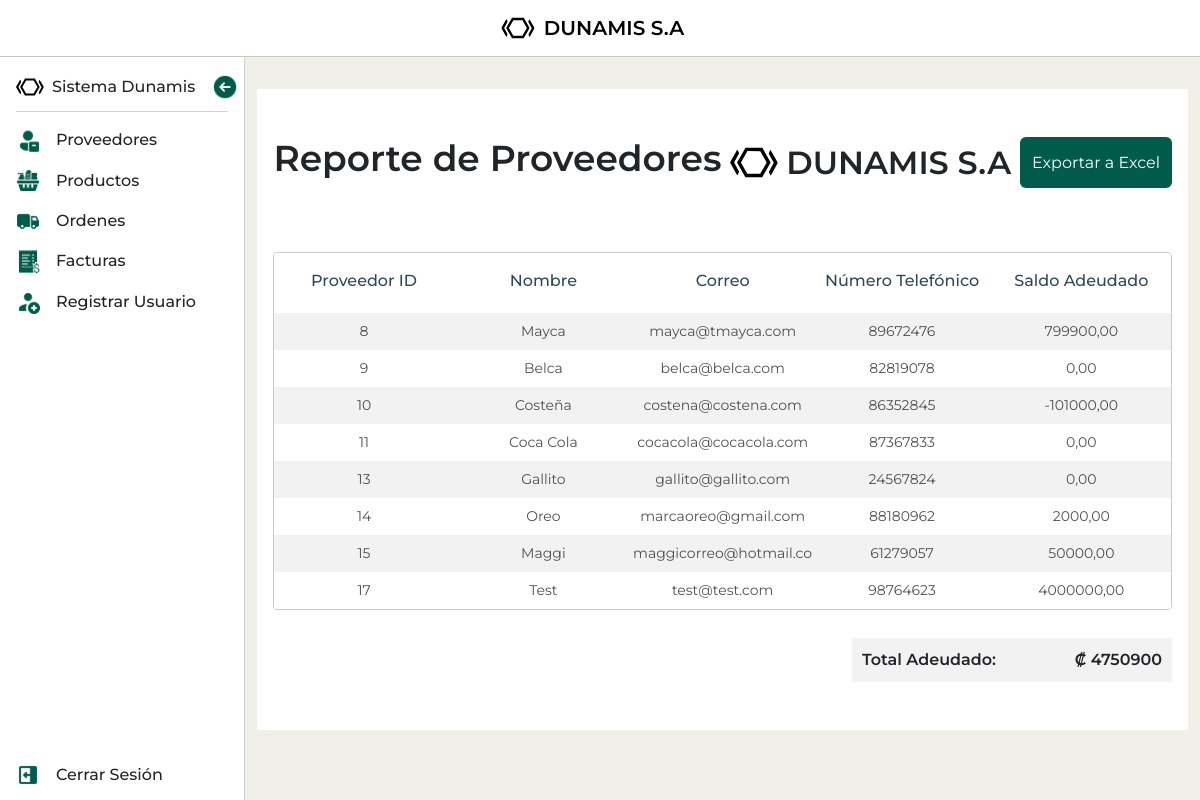
Page /proveedores/reporte/ (signed in) on the earlier database version.
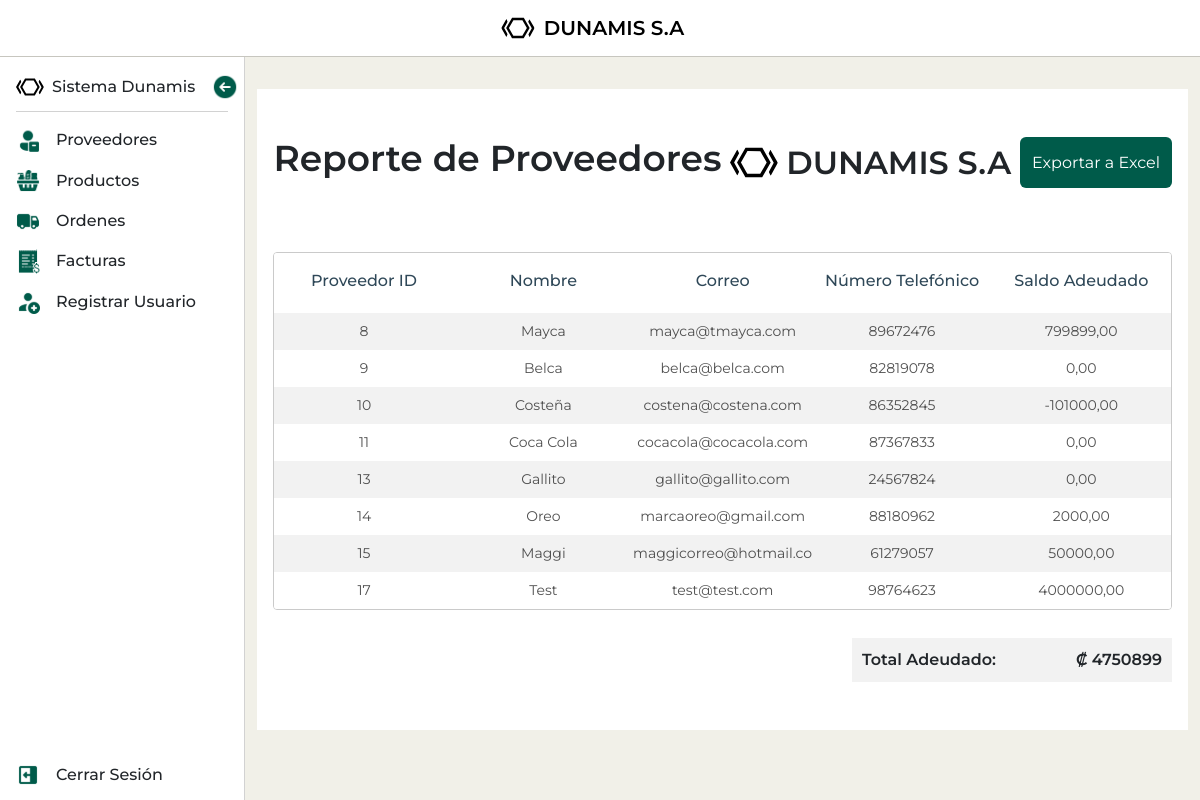
Same page on the later database version.
### mod_ventas/sub_mod_proveedores/models.py (models this page shows, shortened)
class Proveedor(models.Model):
    nombre = models.CharField(max_length=150)
    correo = models.EmailField(default='')
    numero_telefonico = models.IntegerField(default=0)
    tiempo_despacho_aprox = models.IntegerField(validators=[MinValueValidator(1)], default=0)
    saldo_adeudado = models.DecimalField(max_digits=10, decimal_places=2, default=0.00, validators=[MinValueValidator(0)])
    activo = models.BooleanField(default=True)
    slug = models.SlugField(default='', null=False)

### mod_ventas/sub_mod_proveedores/views.py (the view)
# urls.py: path('reporte/', ProveedorReportView.as_view(), name='proveedor_reporte'),
class ProveedorReportView(LoginRequiredMixin, View):
    template_name = 'sub_mod_proveedores/proveedor_report.html'
    def get(self, request):
        proveedores = Proveedor.objects.all()
        total_adeudado = proveedores.aggregate(Sum('saldo_adeudado'))['saldo_adeudado__sum'] or 0
        context = {
            'proveedores': proveedores,
            'total_adeudado': total_adeudado,
        }
        return render(request, self.template_name, context)

### mod_ventas/sub_mod_proveedores/templates/sub_mod_proveedores/proveedor_report.html
{% extends "base.html" %}
{% load static %}
{% block content %}
<section class="report">
	<div class="report-header">
		<h1 class="report-title">Reporte de Proveedores</h1>
		<div class="logo-container-report">
			<img class="logo" src="{% static 'img/logo.svg' %}" alt="Logo">
			DUNAMIS S.A
		</div>
		<a href="{% url 'proveedor_reporte_excel' %}" class="btn btn-primary">Exportar a Excel</a>
	</div>
	<div class="table-responsive">
		<table class="table report-table table-striped">
			<thead>
				<tr class="table-header">
					<th scope="col">Proveedor ID</th>
					<th scope="col">Nombre</th>
					<th scope="col">Correo</th>
					<th scope="col">Número Telefónico</th>
					<th scope="col">Saldo Adeudado</th>
				</tr>
			</thead>
			<tbody>
				{% for proveedor in proveedores %}
				<tr>
					<td>
						<p>{{ proveedor.id }}</p>
					</td>
					<td>
						<p>{{ proveedor.nombre }}</p>
					</td>
					<td>
						<p>{{ proveedor.correo }}</p>
					</td>
					<td>
						<p>{{ proveedor.numero_telefonico }}</p>
					</td>
					<td>
						<p>{{ proveedor.saldo_adeudado }}</p>
					</td>
				</tr>
				{% endfor %}
			</tbody>
		</table>
	</div>
	<div class="total-info">
		<div class="total-info-wrapper">
			<ul class="total-list">
				<li>Total Adeudado: <span>₡ {{ total_adeudado }}</span></li>
			</ul>
		</div>
	</div>
</section>
{% endblock %}

Differences in the rows shown:
changed Proveedor "Mayca": saldo_adeudado "799900,00" → "799899,00"
Other differences:
{{ total_adeudado }}: "4750900" → "4750899"
